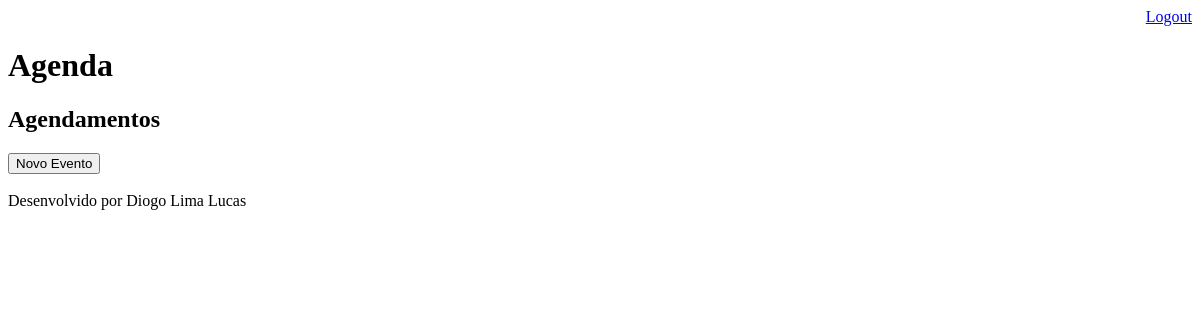
Page /agenda/ (signed in) on the earlier database version.
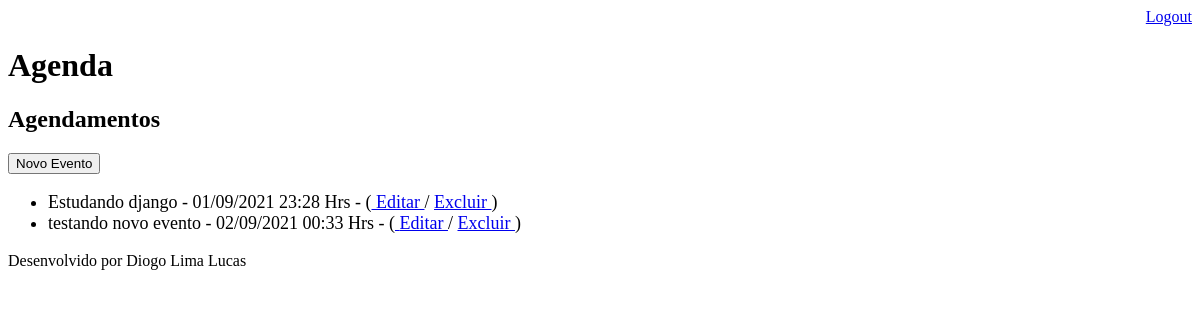
Same page on the later database version.
### core/models.py (models this page shows, shortened)
class Evento(models.Model):
    titulo = models.CharField(max_length=100)  # no maximo 100 carcteres
    descricao = models.TextField(blank=True, null=True)
    data_evento = models.DateTimeField(verbose_name='Data do Evento')
    data_criacao = models.DateTimeField(auto_now=True)  # o auto_now insere a hora atual automaticamente
    local = models.CharField(max_length=100)
    usuario = models.ForeignKey(User, on_delete=models.CASCADE)
    class Meta:
        db_table = 'evento'  # exigindo que minha tabela se chame "evento"
    def get_data_evento(self):
        return self.data_evento.strftime('%d/%m/%Y %H:%M Hrs')
    def get_evento_atrasado(self):
            if self.data_evento < datetime.now():
                return True
            else:
                return False

### core/views.py (the view)
# urls.py: path('agenda/', views.lista_eventos),
@login_required(login_url='/login/')  # pra quando o usuario nao estiver autenticado ele me levar para essa rota
def lista_eventos(req):
    usuario = req.user
    data_atual = datetime.now() - timedelta(hours=1)
    evento = Evento.objects.filter(usuario=usuario,
                                   data_evento__gt=data_atual)
    dados = {'eventos': evento}
    return render(req, 'agenda.html', dados)

### Templates/agenda.html (shortened to what this page needs)
{% extends "model-page.html" %}
{% block content %}
    <h2>Agendamentos</h2>
    <a href="evento/">
        <button type="button">Novo Evento</button>
    </a>
    <ul style="font-size: 18px">
        {% for evento in eventos %}
              <li>
                    <div style=>
                        {{ evento.titulo }} - {{ evento.get_data_evento}} - {{ evento.local}}
                        (<a href="evento/?id={{ evento.id}}"> Editar </a> /
                        <a href="evento/delete/{{ evento.id }}/"> Excluir </a> )
                    </div>
              </li>
        {% endfor %}
    </ul>
{% endblock %}

Differences in the rows shown:
added Evento: titulo "Estudando django", get_data_evento "01/09/2021 23:28 Hrs"
added Evento: titulo "testando novo evento", get_data_evento "02/09/2021 00:33 Hrs"
